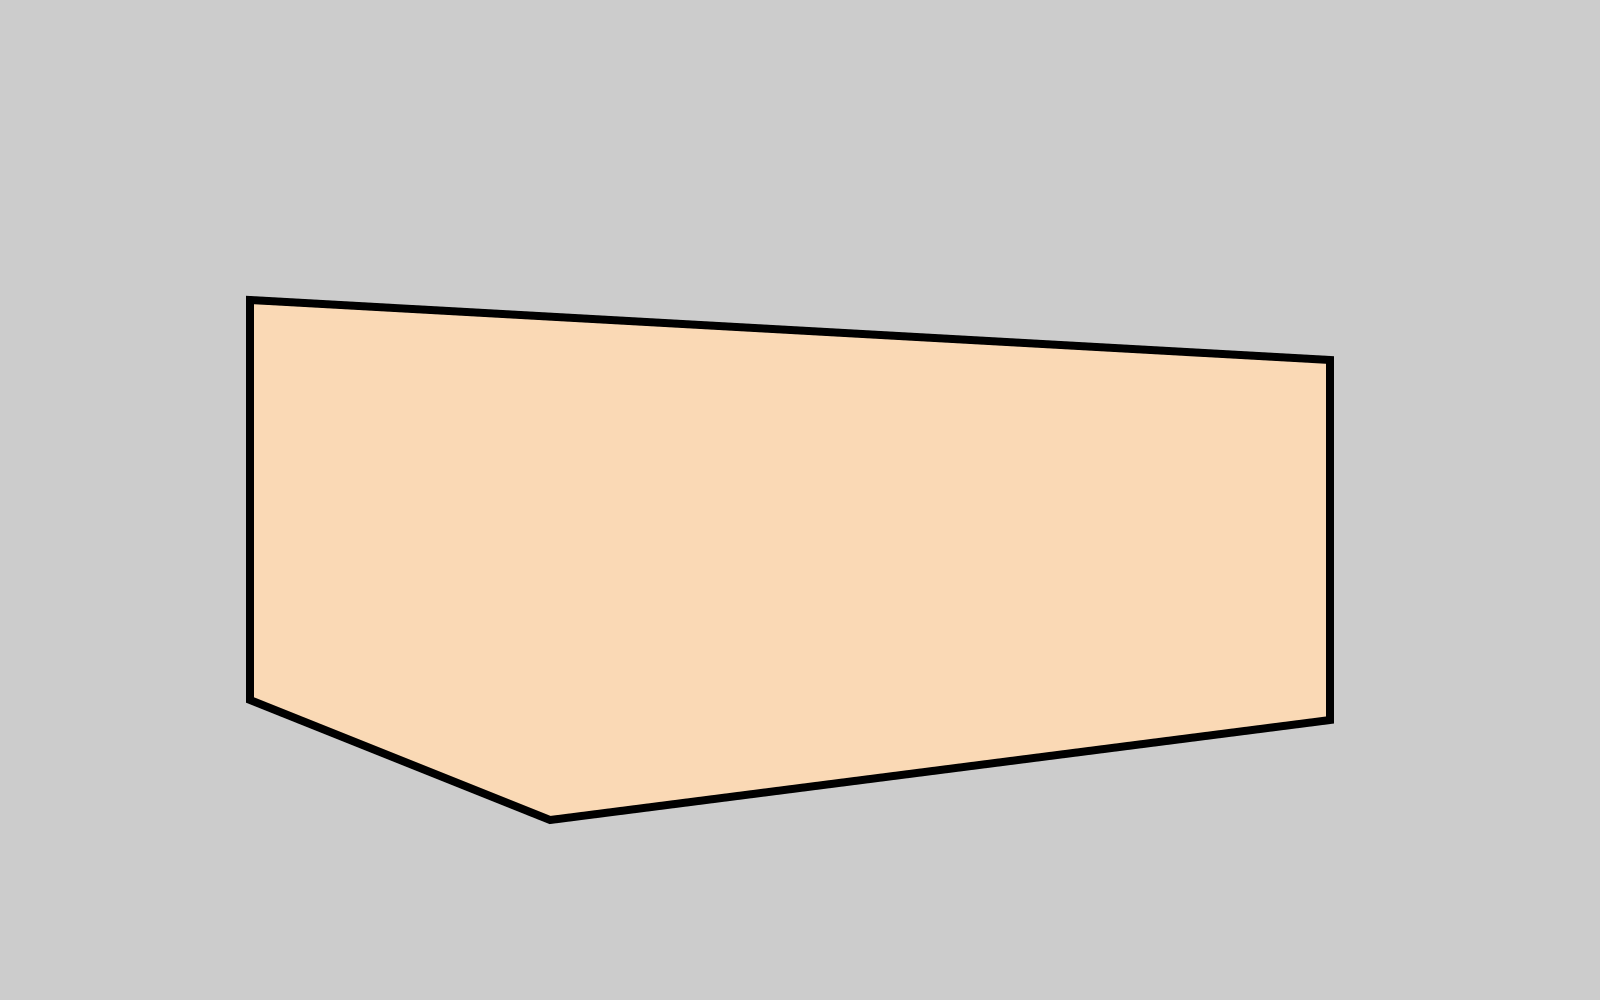

The Python source for this figure:
import cairo
import math

WIDTH, HEIGHT = 1600, 1000
BG_COLOR = (0.8, 0.8, 0.8)

# Define colors
house_color = (0.98, 0.85, 0.71)  # Beige color for the house
frame_color = (0, 0, 0)           # Black color for the frames

# Set up surface
surface = cairo.ImageSurface(cairo.FORMAT_ARGB32, WIDTH, HEIGHT)
ctx = cairo.Context(surface)
ctx.set_source_rgb(*BG_COLOR)
ctx.paint()

# Draw the house walls
ctx.set_line_width(8)
ctx.set_line_join(cairo.LINE_JOIN_MITER)

# Fill the lower part of the house (walls)
ctx.set_source_rgb(*house_color)
ctx.move_to(250, 300)
ctx.line_to(250, 700)
ctx.line_to(550, 820)
ctx.line_to(1330, 720)
ctx.line_to(1330, 360)
ctx.close_path()
ctx.fill_preserve()

# Draw outlines for the walls
ctx.set_source_rgb(*frame_color)
ctx.stroke()

# Save to PNG
surface.write_to_png("house.png")
